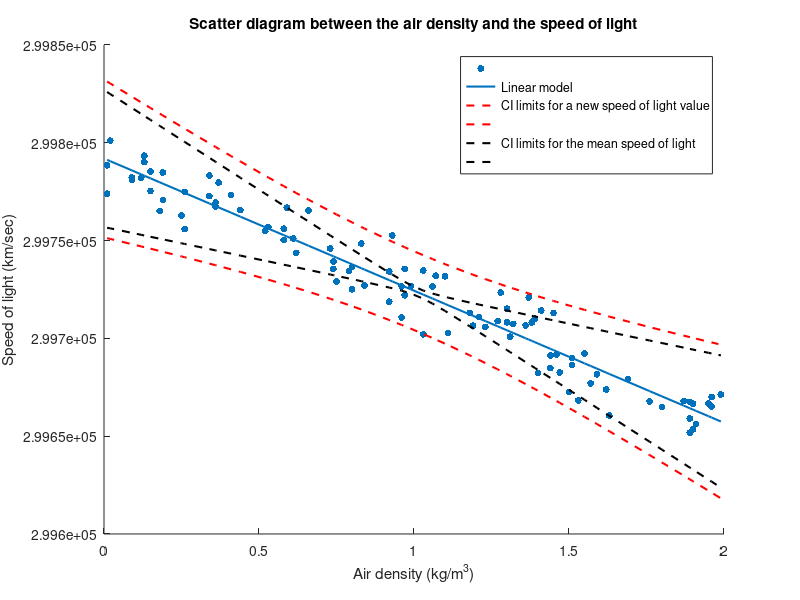

MATLAB code for this plot: (Note: this script raises an error after producing the figure.)
% Stelios Topalidis
% AEM: 9613
% Exercise 5.4

clc;
clear;
close all;

importArray = importdata('lightair.dat');
airDensity = importArray(:, 1);
% Attention for the values of the speed of light.
% They are the differences from the speed of light in vacuum
speedOfLightNormalized = importArray(:, 2);
scaleDownVal = 299000;
speedOfLight = speedOfLightNormalized + scaleDownVal; 


%% (a)
%% (a.1) Scatter diagram between speed of light and air density

figure();
dotSize = 25;
scatter(airDensity, speedOfLight, dotSize, 'filled');
title('Scatter diagram between the air density and the speed of light');
xlabel('Air density (kg/m^3)', 'interpreter', 'tex');
ylabel('Speed of light (km/sec)');
hold on;

%% (a.2) Correlation coefficient
corrCoefMat = corrcoef(airDensity, speedOfLight);
corrCoef = corrCoefMat(1, 2);
fprintf(['(a)\n The correlation coefficient between the air density \n',...
    'and the speed of light equals: %.3f\n\n'], ...
    corrCoef);


%% (b) 
%% (b.1) Linear model estimation using the MSE parameter method
covMat = cov(airDensity, speedOfLight);
airDSpeedOfLightCov = covMat(1, 2); 
b1 = airDSpeedOfLightCov /var(airDensity);
b0 = mean(speedOfLight) - b1*mean(airDensity);

fprintf(['(b)\nb.1 The linear model estimation for the variables ',...
        'is: \nc = %.2f*d + (%.2f))\n'], b1, b0);

lineWidthVal = 1.5;
plot(airDensity, b0 + b1*airDensity, 'Linewidth', lineWidthVal);
hold on;

%% (b.2) 95% parametric ci for b0, b1
% Significance level
alpha = 0.05;
% Number of bivariate observations
n = length(airDensity);
% degrees of freedom
dof = n - 2;
tVal = tinv(1- alpha/2, dof);

% Formula for sigmaE (standard deviation of model errors) 
varE = (n-1)/(n-2)*(var(speedOfLight) - ...
    b1^2*var(airDensity));
sigmaE = sqrt(varE);

% Formula for the ci of the b0 and b1
sigmaB0 = sigmaE*sqrt(1/n+(mean(airDensity)^2)/var(airDensity));
b0CILow = b0 - tVal * sigmaB0;
b0CIHigh = b0 + tVal * sigmaB0;

sigmaB1 = sigmaE/std(airDensity);
b1CILow = b1 - tVal * sigmaB1;
b1CIHigh = b1 + tVal * sigmaB1;

fprintf('b.2\nParametric ci for b0: [%3.f, %.3f] + %d\n', ...
    b0CILow-scaleDownVal, b0CIHigh-scaleDownVal, scaleDownVal);
fprintf('Parametric ci for b1: [%3.f, %.3f]\n\n', b1CILow, b1CIHigh);

%% (c)
%% (c.1) Graph the linear model on the scatter diagram, estimation limits 
%% for the mean light speed with 95% confidence and for a single 
%% sobservation

% CI prediction for the mean speed of light for a specific value of the air
% density
ciOfMeanSpeedOfLightLow = b0 + b1*airDensity - tVal * sigmaE * ...
    sqrt(1/n+((airDensity - mean(airDensity)).^2)/var(airDensity));
ciOfMeanSpeedOfLightHigh = b0 + b1*airDensity + tVal * sigmaE * ...
    sqrt(1/n+((airDensity - mean(airDensity)).^2)/var(airDensity));

% CI prediction for a single observation of the speed of light for a 
% specific value of the air density
ciOfSpeedOfLightLow = b0 + b1*airDensity - tVal * sigmaE * ...
    sqrt(1+ 1/n+((airDensity - mean(airDensity)).^2)/var(airDensity));
ciOfSpeedOfLightHigh = b0 + b1*airDensity + tVal * sigmaE * ...
    sqrt(1+ 1/n+((airDensity - mean(airDensity)).^2)/var(airDensity));


plot(airDensity, ciOfSpeedOfLightLow, '--', 'Color', 'r', 'Linewidth', ...
    lineWidthVal);
plot(airDensity, ciOfSpeedOfLightHigh, '--', 'Color', 'r', 'Linewidth', ...
    lineWidthVal);
plot(airDensity, ciOfMeanSpeedOfLightLow, '--', 'Color', 'k', ...
    'Linewidth', lineWidthVal);
plot(airDensity, ciOfMeanSpeedOfLightHigh, '--', 'Color', 'k', ...
    'Linewidth', lineWidthVal);

legend('', 'Linear model', 'CI limits for a new speed of light value', ...
    '', 'CI limits for the mean speed of light', '');

%% (c.2) Make a prediction of a single observation of the speed of light 
%% and its mean for a specific air density value based on the model. 
%% Calculate the ci limits for the single observation and the mean as well.
airDensityVal = 1.29;
speedOfLightPred = b0 + b1*airDensityVal;

predCILow = b0 + b1*airDensityVal - tVal * sigmaE * ...
    sqrt(1 + 1/n+((airDensityVal - ...
    mean(airDensity)).^2)/var(airDensity));
disp(predCILow);
predCIHigh = b0 + b1*airDensityVal + tVal * sigmaE * ...
    sqrt(1 + 1/n+((airDensityVal - ...
    mean(airDensity)).^2)/var(airDensity));

predCILowForMean = b0 + b1*airDensityVal - tVal * sigmaE * ...
    sqrt(1/n+((airDensityVal - ...
    mean(airDensity)).^2)/var(airDensity));
predCIHighForMean = b0 + b1*airDensityVal + tVal * sigmaE * ...
    sqrt(1/n+((airDensityVal - ...
    mean(airDensity)).^2)/var(airDensity));

fprintf(['(c)\nc.2\n%.2f%% prediction of the ',...
    'speed of light for \nair density = %.3f km/m^3: %.3f + %d ',...
    'km/sec\n'], ...
    (1-alpha)*100,...
    airDensityVal, speedOfLightPred - scaleDownVal, scaleDownVal);

fprintf(['CI for the mean of the speed of light: ',...
    '[%.3f, %.3f] + %d\n'], predCILowForMean-scaleDownVal, ...
    predCIHighForMean-scaleDownVal, scaleDownVal);

fprintf(['CI for a single observation of the speed of light: ',...
    '[%.3f, %.3f] + %d\n\n'], predCILow-scaleDownVal, ...
    predCIHigh-scaleDownVal, scaleDownVal);



%% (d) 
%% (d.1) Real linear model between air density and speed of light:
c = 299792.458;
beta0 = c;
d0 = 1.29;
beta1 = c*(-0.00029/d0);
fprintf(['(d)\nd.1\nReal model between air density and speed of light:\n',...
    'c = %.3f * d + %.3f, where d is the air density\n'], beta1, beta0);


%% (d.2) Check if the real values of each paremeter of the linear model is 
%% inside the ci calculated from the bivariate sample
if beta0 > b0CILow && beta0 < b0CIHigh
    fprintf('The real value of beta0 = %.3f is inside \nthe %.2f%%',...
        'ci [%.3f, %.3f] (calculated from ',...
        'the sample)\n.', beta0, (1-alpha2)*100, b0CILow, b0CIHigh);
else
fprintf('The real value of beta0 = %.3f is not inside \nthe %.2f%%',...
        'ci [%.3f, %.3f] (calculated from ',...
        'the sample)\n.', beta0, (1-alpha2)*100, b0CILow, b0CIHigh);
end
   

if beta1 > b1CILow && beta1 < b1CIHigh
    fprintf('The real value of beta0 = %.3f is inside \nthe %.2f%%',...
        'ci [%.3f, %.3f] (calculated from ',...
        'the sample)\n.', beta1, (1-alpha2)*100, b1CILow, b1CIHigh);
else
fprintf('The real value of beta0 = %.3f is not inside \nthe %.2f%%',...
        'ci [%.3f, %.3f] (calculated from ',...
        'the sample)\n.', beta1, (1-alpha2)*100, b1CILow, b1CIHigh);
end

%% (d.2) Is the real mean value of the speed of light inside the ci for the
%% mean of the light speed calculated on the interval of the air densities?
